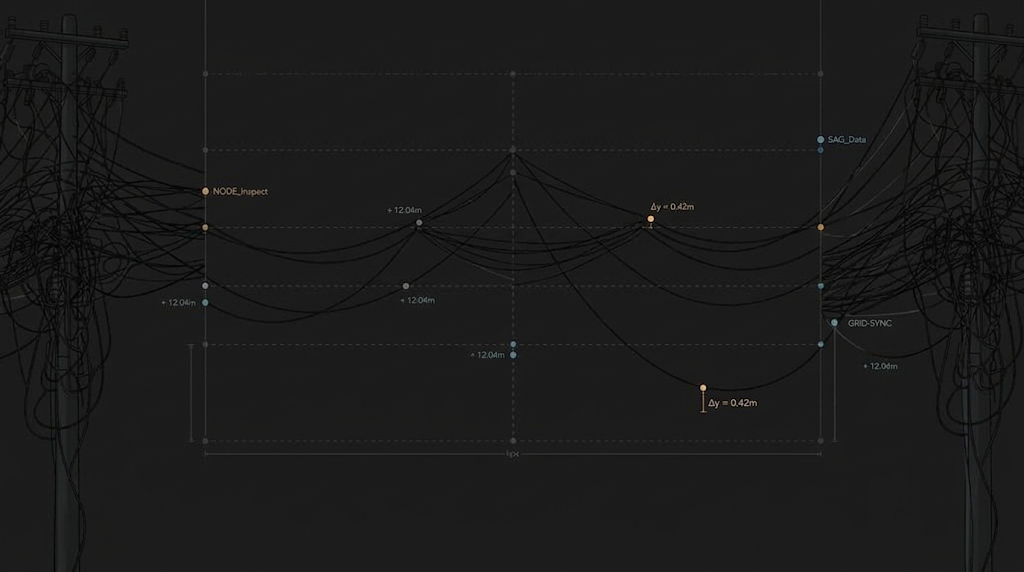
#> input picture frontend/assets/images/login-wireframe-bg.png, 1024 x 572 px
$ python -i preprocess.py   (imports and definitions only)   (older library calls are emulated)
#> lines starting #> are read from the running program, lines starting #| are printed output that depends on the picture
### backend/utils/cv/enhance.py
"""Adaptive enhancement and scene segmentation helpers (Section 3.6.2, Table 3.4, Algorithm 1).

Provides:
- CLAHE on CIELAB L channel
- Immerkaer (1996) noise estimation + NLM / bilateral denoising
- Blur-adaptive unsharp masking (Laplacian variance)
- Auto-gamma low-light recovery and glare/line-visibility checks
- HSV sky mask and Excess Green (ExG = 2G - R - B) vegetation mask helpers
"""

from __future__ import annotations

import math
from dataclasses import dataclass, field

import cv2
import numpy as np

# Immerkaer (1996) 3x3 mask for fast noise variance estimation
_IMMERKAER = np.array([[1, -2, 1], [-2, 4, -2], [1, -2, 1]], dtype=np.float64)


@dataclass(frozen=True)
class Quality:
    luminance_mean: float
    contrast_std: float
    noise_sigma: float
    laplacian_var: float
    glare_fraction: float = 0.0
    line_visibility_ok: bool = True


@dataclass(frozen=True)
class Enhanced:
    rgb: np.ndarray
    gray: np.ndarray
    before: Quality
    after: Quality
    steps: tuple[str, ...]
    flags: tuple[str, ...] = field(default_factory=tuple)


def noise_sigma(gray: np.ndarray) -> float:
    """Immerkaer's fast noise standard deviation estimator on a uint8 grayscale image."""
    h, w = gray.shape
    if h < 3 or w < 3:
        return 0.0
    conv = cv2.filter2D(gray.astype(np.float64), cv2.CV_64F, _IMMERKAER, borderType=cv2.BORDER_DEFAULT)
    inner = conv[1:-1, 1:-1]
    return float(math.sqrt(math.pi / 2.0) * np.abs(inner).sum() / (6.0 * (w - 2) * (h - 2)))


def check_glare_and_line_visibility(gray: np.ndarray) -> tuple[float, bool]:
    """Estimate specular glare fraction and whether dark linear features remain distinguishable."""
    if gray.size == 0:
        return 0.0, False
    glare_frac = float(np.mean(gray >= 250))
    # Check local gradient energy so severe overexposure / washout is flagged
    gx = cv2.Sobel(gray, cv2.CV_32F, 1, 0, ksize=3)
    gy = cv2.Sobel(gray, cv2.CV_32F, 0, 1, ksize=3)
    grad_p90 = float(np.percentile(np.hypot(gx, gy), 90))
    visible = glare_frac < 0.65 and grad_p90 >= 8.0
    return glare_frac, visible


def measure(rgb: np.ndarray) -> Quality:
    """Measure luminance, contrast, Immerkaer noise sigma, Laplacian variance, and glare."""
    gray = cv2.cvtColor(rgb, cv2.COLOR_RGB2GRAY) if rgb.ndim == 3 else rgb
    lap = cv2.Laplacian(gray, cv2.CV_64F)
    glare_frac, vis_ok = check_glare_and_line_visibility(gray)
    return Quality(
        luminance_mean=float(gray.mean()),
        contrast_std=float(gray.std()),
        noise_sigma=noise_sigma(gray),
        laplacian_var=float(lap.var()),
        glare_fraction=glare_frac,
        line_visibility_ok=vis_ok,
    )


def auto_gamma_rgb(rgb: np.ndarray, target_mean: float = 115.0) -> tuple[np.ndarray, float]:
    """Apply automatic gamma correction on luminance when scene is underexposed or overexposed."""
    gray = cv2.cvtColor(rgb, cv2.COLOR_RGB2GRAY)
    mean_val = float(np.clip(gray.mean(), 1.0, 254.0))
    gamma = math.log(target_mean / 255.0) / math.log(mean_val / 255.0)
    gamma = float(np.clip(gamma, 0.45, 2.2))
    if abs(gamma - 1.0) < 0.05:
        return rgb, 1.0
    lut = np.clip(((np.arange(256, dtype=np.float32) / 255.0) ** gamma) * 255.0, 0, 255).astype(np.uint8)
    return cv2.LUT(rgb, lut), gamma


def clahe_lab(rgb: np.ndarray, clip_limit: float = 2.0, tile: int = 8) -> np.ndarray:
    """CLAHE on the L channel in CIELAB space; A and B channels are untouched."""
    lab = cv2.cvtColor(rgb, cv2.COLOR_RGB2LAB)
    l_ch, a_ch, b_ch = cv2.split(lab)
    clahe = cv2.createCLAHE(clipLimit=clip_limit, tileGridSize=(tile, tile))
    l_eq = clahe.apply(l_ch)
    return cv2.cvtColor(cv2.merge((l_eq, a_ch, b_ch)), cv2.COLOR_LAB2RGB)


def denoise(rgb: np.ndarray, h: float = 6.0, template: int = 7, search: int = 21) -> np.ndarray:
    """Non-local means denoising on colour image."""
    return cv2.fastNlMeansDenoisingColored(rgb, None, h, h, template, search)


def edge_denoise(rgb: np.ndarray, d: int = 7, sigma_color: float = 35.0, sigma_space: float = 35.0) -> np.ndarray:
    """Bilateral filter: smooths sky and foliage texture while keeping 1-3 px wire edges intact."""
    return cv2.bilateralFilter(rgb, d=d, sigmaColor=sigma_color, sigmaSpace=sigma_space)


# [4 lines left out: function unsharp, not called in this run]


def enhance(
    rgb: np.ndarray,
    *,
    low_light_mean: float = 85.0,
    high_glare_mean: float = 200.0,
    low_contrast_std: float = 42.0,
    clahe_clip_limit: float = 2.0,
    clahe_tile_grid: tuple[int, int] = (8, 8),
    noise_sigma_threshold: float = 8.0,
    nlm_h: float = 6.0,
    nlm_template_window: int = 7,
    nlm_search_window: int = 21,
    blur_laplacian_threshold: float = 120.0,
    unsharp_sigma: float = 1.0,
    unsharp_amount: float = 0.6,
) -> Enhanced:
    """Algorithm 1 lines 5-17. Each stage runs only when its trigger fires."""
    before = measure(rgb)
    out = rgb
    steps: list[str] = []
    flags: list[str] = []

    if before.luminance_mean < low_light_mean:
        out, g = auto_gamma_rgb(out)
        if abs(g - 1.0) >= 0.05:
            steps.append(f"auto_gamma(gamma={g:.2f})")
        flags.append("low_light_enhanced")

    if before.glare_fraction > 0.15:
        flags.append("high_glare_detected")
    if not before.line_visibility_ok:
        flags.append("low_line_visibility")

    if (
        before.luminance_mean < low_light_mean
        or before.luminance_mean > high_glare_mean
        or before.contrast_std < low_contrast_std
    ):
        out = clahe_lab(out, clahe_clip_limit, clahe_tile_grid[0])
        steps.append(f"clahe_lab(clip={clahe_clip_limit},tile={clahe_tile_grid[0]})")

    if before.noise_sigma > noise_sigma_threshold:
        out = denoise(out, nlm_h, nlm_template_window, nlm_search_window)
        steps.append(f"nlm_denoise(h={nlm_h})")

    current_lap = float(cv2.Laplacian(cv2.cvtColor(out, cv2.COLOR_RGB2GRAY), cv2.CV_64F).var())
    if current_lap < blur_laplacian_threshold:
        out = unsharp(out, unsharp_sigma, unsharp_amount)
        steps.append(f"unsharp(sigma={unsharp_sigma},amount={unsharp_amount})")

    gray = cv2.cvtColor(out, cv2.COLOR_RGB2GRAY)
    after = measure(out)
    return Enhanced(rgb=out, gray=gray, before=before, after=after, steps=tuple(steps), flags=tuple(flags))


# [59 lines left out: functions enhance_strong, detect_sky_mask_hsv, detect_vegetation_exg, not called in this run]

### backend/utils/cv/preprocess.py
"""Image preprocessing, quality validation, and EXIF acquisition envelope checks.

Complexity:
- N = width * height (number of pixels)
- Grayscale conversion: O(N)
- Resize: O(N)
- Denoise: O(N)
- Overall Preprocessing: O(N)
"""

from __future__ import annotations

import logging
from dataclasses import dataclass
from datetime import datetime
from typing import Any

import cv2
import numpy as np
from PIL import ExifTags, Image, ImageOps

from backend.utils.cv.enhance import enhance as enhance_adaptive
from backend.utils.cv.types import PreprocessResult

logger = logging.getLogger(__name__)

_TAG_BY_NAME = {v: k for k, v in ExifTags.TAGS.items()}
_GPS_BY_NAME = {v: k for k, v in ExifTags.GPSTAGS.items()}


@dataclass(frozen=True)
class EnvelopeCheck:
    parameter: str
    value: float | str | None
    status: str  # "in_envelope" | "outside_envelope" | "unverified"
    bound: str


# [20 lines left out: functions _to_float, _parse_datetime, not called in this run]


def read_exif(img: Image.Image) -> dict[str, Any]:
    """Extract capture metadata needed by the acquisition envelope checks."""
    out: dict[str, Any] = {
        "orientation": 1,
        "focal_length_35mm": None,
        "focal_length_mm": None,
        "subject_distance_m": None,
        "datetime": None,
        "make": None,
        "model": None,
        "elevation_angle_deg": None,
    }
    try:
        exif = img.getexif()
    except Exception:
        return out
    if not exif:
        return out

    out["orientation"] = int(exif.get(_TAG_BY_NAME["Orientation"], 1))
    out["make"] = exif.get(_TAG_BY_NAME["Make"])
    out["model"] = exif.get(_TAG_BY_NAME["Model"])
    dt = exif.get(_TAG_BY_NAME["DateTimeOriginal"]) or exif.get(_TAG_BY_NAME["DateTime"])

    try:
        ifd = exif.get_ifd(ExifTags.IFD.Exif)
    except Exception:
        ifd = {}
    if ifd:
        dt = dt or ifd.get(_TAG_BY_NAME["DateTimeOriginal"])
        out["focal_length_35mm"] = _to_float(ifd.get(_TAG_BY_NAME["FocalLengthIn35mmFilm"]))
        out["focal_length_mm"] = _to_float(ifd.get(_TAG_BY_NAME["FocalLength"]))
        dist = _to_float(ifd.get(_TAG_BY_NAME["SubjectDistance"]))
        if dist is not None and 0 < dist < 1e6:
            out["subject_distance_m"] = dist
    out["datetime"] = _parse_datetime(dt)
    return out


def check_acquisition_envelope(
    meta: dict[str, Any],
    *,
    focal_length_35mm_range: tuple[float, float] = (24.0, 50.0),
    distance_m_range: tuple[float, float] = (5.0, 15.0),
    elevation_deg_range: tuple[float, float] = (30.0, 60.0),
    daylight_hours: tuple[int, int] = (6, 18),
    user_overrides: dict[str, float] | None = None,
) -> tuple[list[dict[str, Any]], list[str]]:
    """Verify capture metadata against Table 3.3 acquisition envelope without rejecting images."""
    ov = user_overrides or {}
    checks: list[EnvelopeCheck] = []
    flags: list[str] = []

    def bound_check(name: str, val: float | None, lo: float, hi: float, unit: str) -> None:
        bound = f"[{lo}, {hi}] {unit}"
        if val is None:
            checks.append(EnvelopeCheck(name, None, "unverified", bound))
            return
        ok = lo <= val <= hi
        status = "in_envelope" if ok else "outside_envelope"
        checks.append(EnvelopeCheck(name, val, status, bound))
        if not ok:
            flags.append(f"outside_envelope:{name}")

    fl = ov.get("focal_length_35mm") or meta.get("focal_length_35mm")
    bound_check("focal_length_35mm", fl, *focal_length_35mm_range, "mm")

    dist = ov.get("distance_m") or meta.get("subject_distance_m")
    bound_check("distance_m", dist, *distance_m_range, "m")

    elev = ov.get("elevation_angle_deg") or meta.get("elevation_angle_deg")
    bound_check("elevation_angle_deg", elev, *elevation_deg_range, "deg")

    dt: datetime | None = meta.get("datetime")
    h_lo, h_hi = daylight_hours
    bound = f"[{h_lo:02d}:00, {h_hi:02d}:00]"
    if dt is None:
        checks.append(EnvelopeCheck("capture_hour", None, "unverified", bound))
    else:
        hour = dt.hour + dt.minute / 60.0
        ok = h_lo <= hour <= h_hi
        checks.append(EnvelopeCheck("capture_hour", round(hour, 2), "in_envelope" if ok else "outside_envelope", bound))
        if not ok:
            flags.append("outside_envelope:capture_hour")

    if any(c.status == "unverified" for c in checks):
        flags.append("acquisition_unverified")

    serialized_checks = [
        {"parameter": c.parameter, "value": c.value, "status": c.status, "bound": c.bound}
        for c in checks
    ]
    return serialized_checks, flags


def validate_and_preprocess(
    image_path: str,
    user_overrides: dict[str, float] | None = None,
) -> PreprocessResult:
    """Validate image quality, check EXIF acquisition envelope, and prepare arrays for downstream stages.

    1. Corrupt file check
    2. Minimum resolution check (e.g. 100x100)
    3. Dark check (Mean brightness < 15)
    4. Blurry check (Laplacian variance < 50)
    5. EXIF acquisition envelope check (flags only, never rejects)

    Returns PreprocessResult with quality flags, envelope metadata, and prepped images.
    """
    try:
        pil_img = Image.open(image_path)
#> pil_img is the input picture: PIL image 1024x572 RGBA; mean R, G, B, A 26.7, 26.8, 26.7, 255
        exif_meta = read_exif(pil_img)
#> exif_meta = 8 items
        pil_img = ImageOps.exif_transpose(pil_img)
        img = cv2.cvtColor(np.array(pil_img.convert("RGB")), cv2.COLOR_RGB2BGR)
    except Exception:
        return PreprocessResult(quality_ok=False, reason="corrupt_file")

    h, w = img.shape[:2]
    original_shape = (h, w)

    if h < 100 or w < 100:
        return PreprocessResult(quality_ok=False, reason="resolution_too_low", original_shape=original_shape)

    gray = cv2.cvtColor(img, cv2.COLOR_BGR2GRAY)

    mean_bright = float(np.mean(gray))
#> mean_bright = 26.77
    if mean_bright < 15.0:
        return PreprocessResult(quality_ok=False, reason="too_dark", original_shape=original_shape)

    laplacian_var = float(cv2.Laplacian(gray, cv2.CV_64F).var())
#> laplacian_var = 118.1
    if laplacian_var < 50.0:
        return PreprocessResult(quality_ok=False, reason="too_blurry", original_shape=original_shape)

    envelope_checks, flags = check_acquisition_envelope(exif_meta, user_overrides=user_overrides)
#> envelope_checks = 4 items; flags = ['acquisition_unverified']
    exif_meta["width"] = w
    exif_meta["height"] = h

    # Prepare RGB
    rgb_raw = cv2.cvtColor(img, cv2.COLOR_BGR2RGB)
    enhanced = enhance_adaptive(rgb_raw)
#> in measure, `lap = cv2.Laplacian(gray, cv2.CV_64F)`:
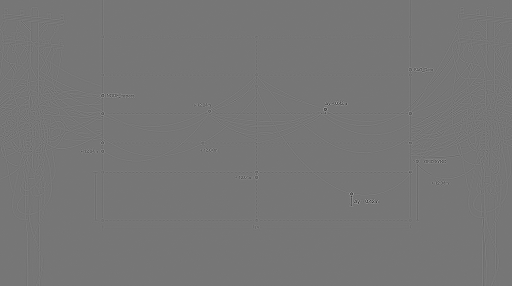
#> lap: shape (572, 1024) float64 (shown at 1/2 size); min -263, max 303, mean 0; drawn with min black and max white
#> in check_glare_and_line_visibility, `glare_frac = float(np.mean(gray >= 250))`: glare_frac = 0
#> in check_glare_and_line_visibility, `gx = cv2.Sobel(gray, cv2.CV_32F, 1, 0, ksize=3)`:
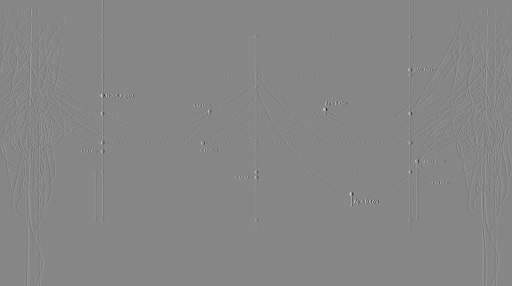
#> gx: shape (572, 1024) float32 (shown at 1/2 size); min -788, max 702, mean 0; drawn with min black and max white
#> in check_glare_and_line_visibility, `grad_p90 = float(np.percentile(np.hypot(gx, gy), 90))`: grad_p90 = 49.58
#> in check_glare_and_line_visibility, `visible = glare_frac < 0.65 and grad_p90 >= 8.0`: visible = True
#> in measure, `glare_frac, vis_ok = check_glare_and_line_visibility(gray)`: glare_frac = 0; vis_ok = True
#> in noise_sigma, `conv = cv2.filter2D(gray.astype(np.float64), cv2.CV_64F, _IMMERKAER, b..`:
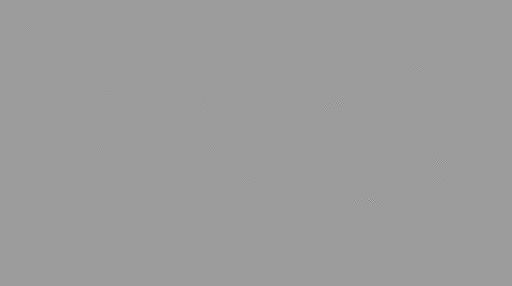
#> conv: shape (572, 1024) float64 (shown at 1/2 size); min -388, max 246, mean 0; drawn with min black and max white
#> in auto_gamma_rgb, `mean_val = float(np.clip(gray.mean(), 1.0, 254.0))`: mean_val = 26.77
#> in auto_gamma_rgb, `gamma = math.log(target_mean / 255.0) / math.log(mean_val / 255.0)`: gamma = 0.353
#> in auto_gamma_rgb, `gamma = float(np.clip(gamma, 0.45, 2.2))`: gamma = 0.45
#> in auto_gamma_rgb, `lut = np.clip(((np.arange(256, dtype=np.float32) / 255.0) ** gamma) * ..`: lut = 256 values from 0 to 255
#> in enhance, `out, g = auto_gamma_rgb(out)`:
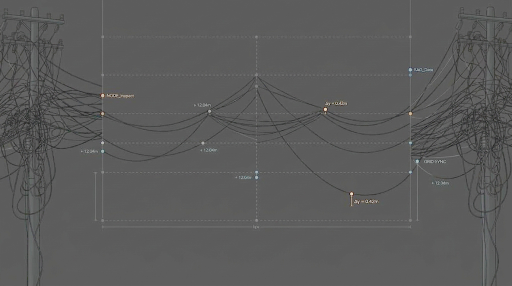
#> out: shape (572, 1024, 3) (shown at 1/2 size); mean R, G, B 91.2, 91.3, 91.1
#> in enhance, `out, g = auto_gamma_rgb(out)`: g = 0.45
#> in clahe_lab, `l_eq = clahe.apply(l_ch)`:
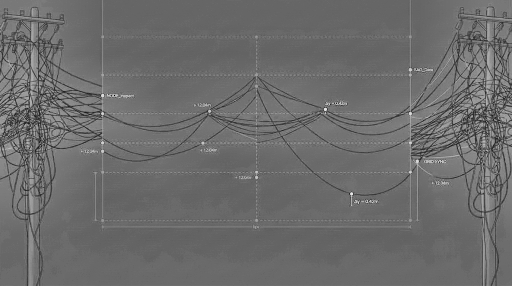
#> l_eq: shape (572, 1024) (shown at 1/2 size); min 1, max 239, mean 107.8
#> in enhance, `current_lap = float(cv2.Laplacian(cv2.cvtColor(out, cv2.COLOR_RGB2GRAY..`: current_lap = 1018.4
#> in measure (call 2), `lap = cv2.Laplacian(gray, cv2.CV_64F)`:
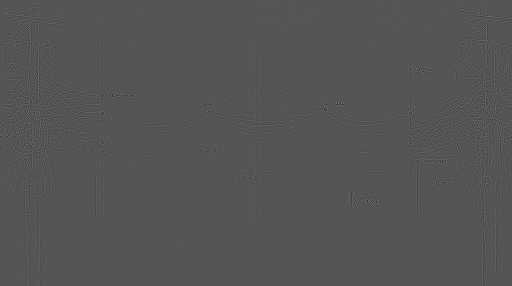
#> lap: shape (572, 1024) float64 (shown at 1/2 size); min -345, max 689, mean 0; drawn with min black and max white
#> in check_glare_and_line_visibility (call 2), `gy = cv2.Sobel(gray, cv2.CV_32F, 0, 1, ksize=3)`:
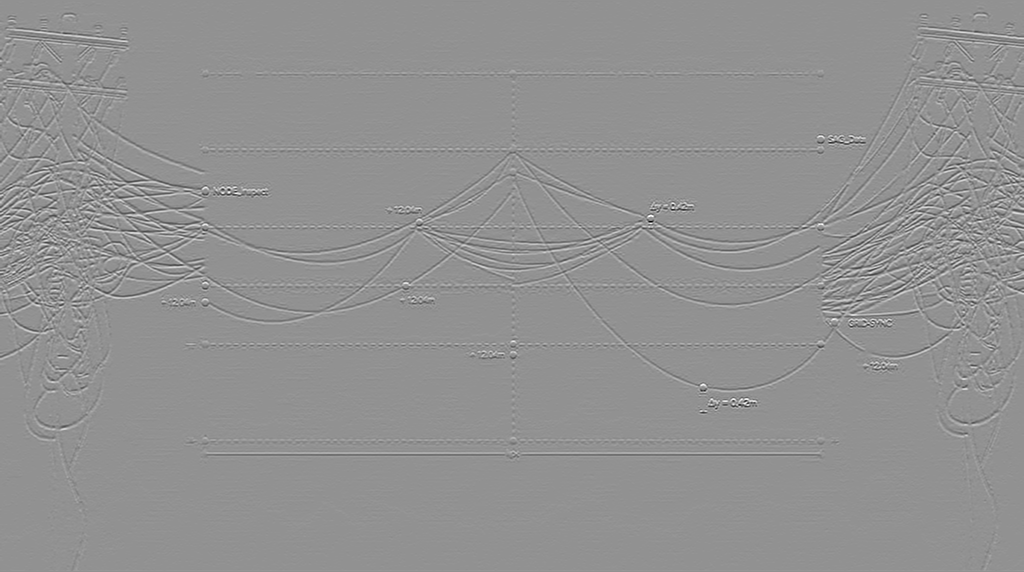
#> gy: shape (572, 1024) float32; min -912, max 681, mean 0; drawn with min black and max white
#> in check_glare_and_line_visibility (call 2), `grad_p90 = float(np.percentile(np.hypot(gx, gy), 90))`: grad_p90 = 169.5
    for f in enhanced.flags:
        if f not in flags:
            flags.append(f)
#> this loop made 1 pass
#> after the loop, flags = ['acquisition_unverified', 'low_light_enhanced']

    rgb = cv2.GaussianBlur(rgb_raw, (3, 3), 0)
    gray = cv2.GaussianBlur(gray, (3, 3), 0)

    logger.debug(
        "Preprocessed %s: %dx%d, blur=%.1f, bright=%.1f, flags=%s",
        image_path, w, h, laplacian_var, mean_bright, flags,
    )
    return PreprocessResult(
        quality_ok=True,
        reason="",
        gray=gray,
        rgb=rgb,
        original_shape=original_shape,
        metadata=exif_meta,
        envelope=envelope_checks,
        flags=flags,
        enhanced_rgb=enhanced.rgb,
    )

>>> result = validate_and_preprocess('../../../frontend/assets/images/login-wireframe-bg.png')
